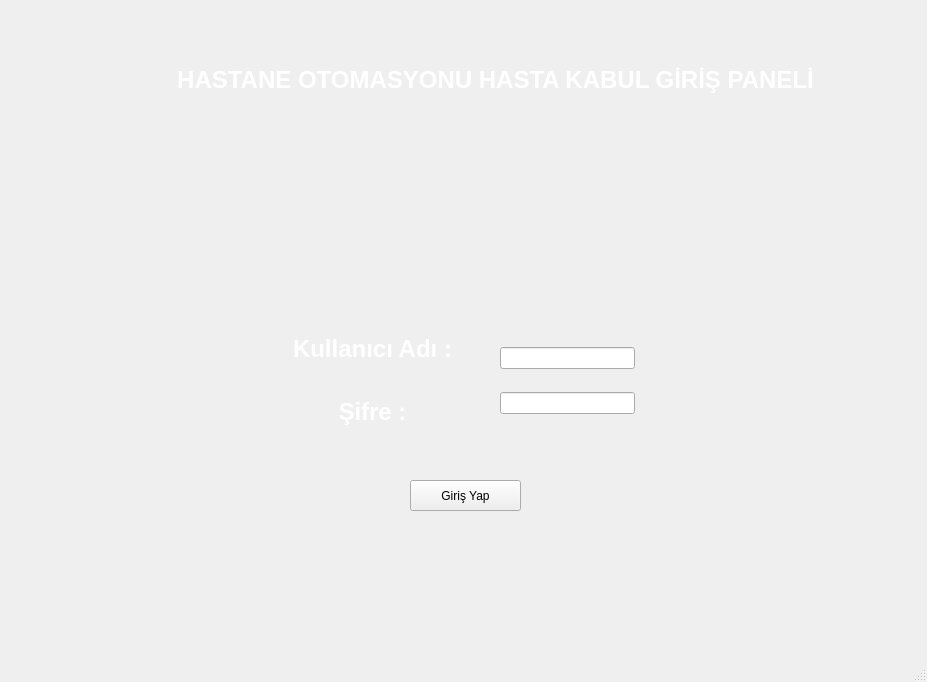
<?xml version="1.0" encoding="UTF-8"?>
<ui version="4.0">
 <class>MainWindow</class>
 <widget class="QMainWindow" name="MainWindow">
  <property name="geometry">
   <rect>
    <x>0</x>
    <y>0</y>
    <width>927</width>
    <height>682</height>
   </rect>
  </property>
  <property name="windowTitle">
   <string>MainWindow</string>
  </property>
  <widget class="QWidget" name="centralwidget">
   <widget class="QLabel" name="label">
    <property name="geometry">
     <rect>
      <x>0</x>
      <y>-50</y>
      <width>931</width>
      <height>721</height>
     </rect>
    </property>
    <property name="text">
     <string/>
    </property>
    <property name="pixmap">
     <pixmap>5c4bd40a58fe131cf068arkaplan2.png</pixmap>
    </property>
    <property name="scaledContents">
     <bool>true</bool>
    </property>
   </widget>
   <widget class="QLabel" name="label_3">
    <property name="geometry">
     <rect>
      <x>170</x>
      <y>60</y>
      <width>651</width>
      <height>41</height>
     </rect>
    </property>
    <property name="text">
     <string>&lt;html&gt;&lt;head/&gt;&lt;body&gt;&lt;p align=&quot;center&quot;&gt;&lt;span style=&quot; font-size:18pt; font-weight:600; color:#ffffff;&quot;&gt;HASTANE OTOMASYONU HASTA KABUL GİRİŞ PANELİ&lt;/span&gt;&lt;/p&gt;&lt;/body&gt;&lt;/html&gt;</string>
    </property>
   </widget>
   <widget class="QLabel" name="label_2">
    <property name="geometry">
     <rect>
      <x>20</x>
      <y>30</y>
      <width>131</width>
      <height>111</height>
     </rect>
    </property>
    <property name="text">
     <string/>
    </property>
    <property name="pixmap">
     <pixmap>20200316220122!Saglikbakanligi_logo (2).png</pixmap>
    </property>
    <property name="scaledContents">
     <bool>true</bool>
    </property>
   </widget>
   <widget class="QLabel" name="label_4">
    <property name="geometry">
     <rect>
      <x>190</x>
      <y>210</y>
      <width>541</width>
      <height>341</height>
     </rect>
    </property>
    <property name="text">
     <string/>
    </property>
    <property name="pixmap">
     <pixmap>Adsız.png</pixmap>
    </property>
    <property name="scaledContents">
     <bool>true</bool>
    </property>
   </widget>
   <widget class="QPushButton" name="btnhastakabul">
    <property name="geometry">
     <rect>
      <x>410</x>
      <y>480</y>
      <width>111</width>
      <height>31</height>
     </rect>
    </property>
    <property name="text">
     <string>Giriş Yap</string>
    </property>
   </widget>
   <widget class="QWidget" name="layoutWidget">
    <property name="geometry">
     <rect>
      <x>290</x>
      <y>320</y>
      <width>165</width>
      <height>121</height>
     </rect>
    </property>
    <layout class="QVBoxLayout" name="verticalLayout">
     <item>
      <widget class="QLabel" name="label_5">
       <property name="text">
        <string>&lt;html&gt;&lt;head/&gt;&lt;body&gt;&lt;p align=&quot;center&quot;&gt;&lt;span style=&quot; font-size:18pt; font-weight:600; color:#ffffff;&quot;&gt;Kullanıcı Adı :&lt;/span&gt;&lt;/p&gt;&lt;/body&gt;&lt;/html&gt;</string>
       </property>
      </widget>
     </item>
     <item>
      <widget class="QLabel" name="label_6">
       <property name="text">
        <string>&lt;html&gt;&lt;head/&gt;&lt;body&gt;&lt;p align=&quot;center&quot;&gt;&lt;span style=&quot; font-size:18pt; font-weight:600; color:#ffffff;&quot;&gt;Şifre :&lt;/span&gt;&lt;/p&gt;&lt;/body&gt;&lt;/html&gt;</string>
       </property>
      </widget>
     </item>
    </layout>
   </widget>
   <widget class="QWidget" name="layoutWidget_2">
    <property name="geometry">
     <rect>
      <x>500</x>
      <y>330</y>
      <width>135</width>
      <height>101</height>
     </rect>
    </property>
    <layout class="QVBoxLayout" name="verticalLayout_2">
     <item>
      <widget class="QLineEdit" name="hastakabulkulladi"/>
     </item>
     <item>
      <widget class="QLineEdit" name="hastakabulsifre">
       <property name="echoMode">
        <enum>QLineEdit::Password</enum>
       </property>
      </widget>
     </item>
    </layout>
   </widget>
  </widget>
  <widget class="QMenuBar" name="menubar">
   <property name="geometry">
    <rect>
     <x>0</x>
     <y>0</y>
     <width>927</width>
     <height>21</height>
    </rect>
   </property>
  </widget>
  <widget class="QStatusBar" name="statusbar"/>
 </widget>
 <resources/>
 <connections/>
</ui>
